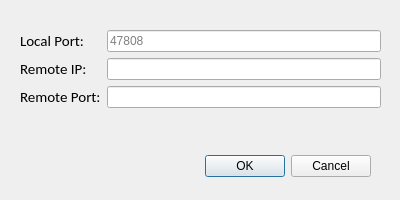
<?xml version="1.0" encoding="UTF-8"?>
<ui version="4.0">
 <class>BMSDialog</class>
 <widget class="QDialog" name="BMSDialog">
  <property name="geometry">
   <rect>
    <x>0</x>
    <y>0</y>
    <width>400</width>
    <height>200</height>
   </rect>
  </property>
  <property name="sizePolicy">
   <sizepolicy hsizetype="Fixed" vsizetype="Fixed">
    <horstretch>0</horstretch>
    <verstretch>0</verstretch>
   </sizepolicy>
  </property>
  <property name="windowTitle">
   <string>Connect to BMS</string>
  </property>
  <property name="locale">
   <locale language="English" country="Singapore"/>
  </property>
  <widget class="QDialogButtonBox" name="buttonBox">
   <property name="geometry">
    <rect>
     <x>30</x>
     <y>150</y>
     <width>341</width>
     <height>32</height>
    </rect>
   </property>
   <property name="orientation">
    <enum>Qt::Horizontal</enum>
   </property>
   <property name="standardButtons">
    <set>QDialogButtonBox::Cancel|QDialogButtonBox::Ok</set>
   </property>
  </widget>
  <widget class="QWidget" name="formLayoutWidget">
   <property name="geometry">
    <rect>
     <x>20</x>
     <y>30</y>
     <width>361</width>
     <height>111</height>
    </rect>
   </property>
   <layout class="QFormLayout" name="formLayout">
    <property name="formAlignment">
     <set>Qt::AlignHCenter|Qt::AlignTop</set>
    </property>
    <item row="0" column="0">
     <widget class="QLabel" name="localPortLabel">
      <property name="font">
       <font>
        <family>Calibri</family>
        <pointsize>11</pointsize>
       </font>
      </property>
      <property name="text">
       <string>Local Port:</string>
      </property>
     </widget>
    </item>
    <item row="0" column="1">
     <widget class="QLineEdit" name="localPortLineEdit">
      <property name="inputMask">
       <string/>
      </property>
      <property name="maxLength">
       <number>6</number>
      </property>
      <property name="placeholderText">
       <string>47808</string>
      </property>
     </widget>
    </item>
    <item row="1" column="0">
     <widget class="QLabel" name="remoteIPLabel">
      <property name="font">
       <font>
        <family>Calibri</family>
        <pointsize>11</pointsize>
       </font>
      </property>
      <property name="text">
       <string>Remote IP:</string>
      </property>
     </widget>
    </item>
    <item row="1" column="1">
     <widget class="QLineEdit" name="remoteIPLineEdit">
      <property name="maxLength">
       <number>20</number>
      </property>
     </widget>
    </item>
    <item row="2" column="0">
     <widget class="QLabel" name="remotePortLabel">
      <property name="font">
       <font>
        <family>Calibri</family>
        <pointsize>11</pointsize>
       </font>
      </property>
      <property name="text">
       <string>Remote Port:</string>
      </property>
     </widget>
    </item>
    <item row="2" column="1">
     <widget class="QLineEdit" name="remotePortLineEdit">
      <property name="maxLength">
       <number>6</number>
      </property>
     </widget>
    </item>
   </layout>
  </widget>
 </widget>
 <resources/>
 <connections>
  <connection>
   <sender>buttonBox</sender>
   <signal>accepted()</signal>
   <receiver>BMSDialog</receiver>
   <slot>accept()</slot>
   <hints>
    <hint type="sourcelabel">
     <x>248</x>
     <y>254</y>
    </hint>
    <hint type="destinationlabel">
     <x>157</x>
     <y>274</y>
    </hint>
   </hints>
  </connection>
  <connection>
   <sender>buttonBox</sender>
   <signal>rejected()</signal>
   <receiver>BMSDialog</receiver>
   <slot>reject()</slot>
   <hints>
    <hint type="sourcelabel">
     <x>316</x>
     <y>260</y>
    </hint>
    <hint type="destinationlabel">
     <x>286</x>
     <y>274</y>
    </hint>
   </hints>
  </connection>
 </connections>
</ui>
